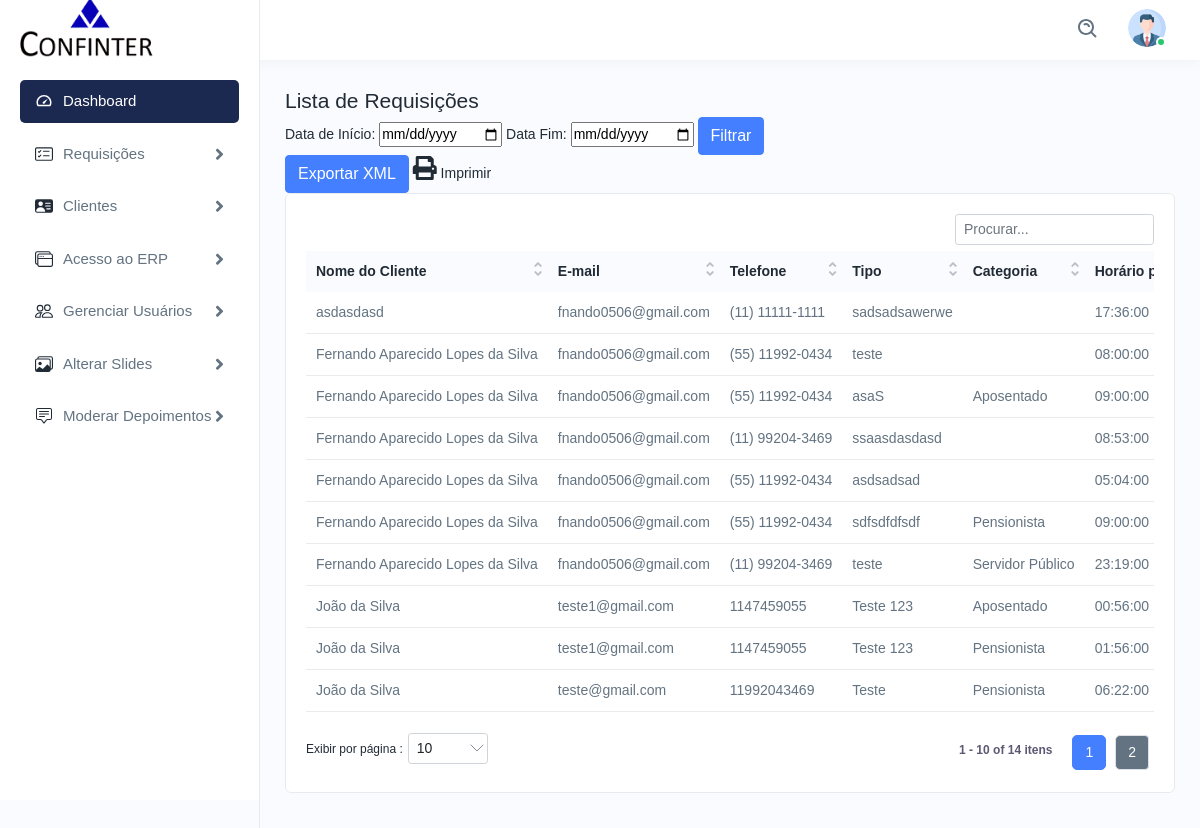
/admin/requisicoes.php, run on the app's committed database.
### tables this page shows
CREATE TABLE `requisicoes` (
  `id_requisicao` int(11) NOT NULL,
  `id_cliente` int(11) NOT NULL,
  `horario_contato` time NOT NULL,
  `cotacao` enum('Sim','Não') NOT NULL,
  `contratacao` enum('Sim','Não') NOT NULL,
  `tipo` varchar(250) DEFAULT NULL,
  `categoria` enum('Aposentado','Pensionista','Servidor Público') NOT NULL,
  `outros_info` varchar(200) DEFAULT NULL,
  `data_requisicao` date NOT NULL
);

CREATE TABLE `clientes` (
  `id_cliente` int(11) NOT NULL,
  `nome` varchar(100) DEFAULT NULL,
  `data_nascimento` date DEFAULT NULL,
  `email` varchar(100) DEFAULT NULL,
  `telefone` varchar(20) DEFAULT NULL
);

### admin/requisicoes.php (the view, shortened to what this page needs)
<!DOCTYPE html>
<html lang="pt-br">
<head>
    <link rel="stylesheet" href="assets/css/bootstrap.min.css">
    <link rel="stylesheet" href="assets/css/animate.css">
    <link rel="stylesheet" href="assets/css/dataTables.bootstrap4.min.css">
    <link rel="stylesheet" href="assets/plugins/fontawesome/css/fontawesome.min.css">
    <link rel="stylesheet" href="assets/plugins/fontawesome/css/all.min.css">
    <link rel="stylesheet" href="assets/css/style.css">
</head>
<body>
    <?php include 'navbar.php'; ?>
    <?php include 'sidebar.php'; ?>
    <div class="page-wrapper">
            <div class="content container-fluid">
                <div class="row">
                    <div class="col-12">
                        <h4 class="page-title">Lista de Requisições</h4>
                    </div>
                </div>
                <form method="post">
                    <label for="data_inicio">Data de Início:</label>
                    <input type="date" name="data_inicio" id="data_inicio">
                    <label for="data_fim">Data Fim:</label>
                    <input type="date" name="data_fim" id="data_fim">
                    <button type="submit" name="filtrar" class="btn btn-primary">Filtrar</button>
                </form>
                <div class="export-options">
                    <form method="post" action="">
                        <button type="submit" name="exportar" class="btn btn-primary">Exportar XML</button>    <i class="fa fa-print" style="font-size: 24px;" onclick="window.print()" aria-hidden="true"></i> Imprimir
                    </form>
                </div>
                <div class="row">
                    <div class="col-md-12">
                        <div class="card">
                            <div class="card-body">
                                <div class="table-responsive">
                                    <table class="table datanew">
                                        <thead>
                                            <tr>
                                                <th>Nome do Cliente</th>
                                                <th>E-mail</th>
                                                <th>Telefone</th>
                                                <th>Tipo</th>
                                                <th>Categoria</th>
                                                <th>Horário para Contato</th>
                                            </tr>
                                        </thead>
                                        <tbody>
                                            <?php
                                            $sql = "SELECT r.id_requisicao, c.nome AS nome_cliente, c.email, c.telefone, r.tipo, r.categoria, r.horario_contato, r.data_requisicao FROM requisicoes r INNER JOIN clientes c ON r.id_cliente = c.id_cliente";
                                            $result = $conexao->query($sql);
                                            if ($result->num_rows > 0) {
                                            while($row = $result->fetch_assoc()) {
                                            echo "
                                            <tr>
                                                ";
                                                echo "
                                                <td>" . $row["nome_cliente"] . "</td>";
                                                echo "
                                                <td>" . $row["email"] . "</td>";
                                                echo "
                                                <td>" . $row["telefone"] . "</td>";
                                                echo "
                                                <td>" . $row["tipo"] . "</td>";
                                                echo "
                                                <td>" . $row["categoria"] . "</td>";
                                                echo "
                                                <td>" . $row["horario_contato"] . "</td>";
                                                echo "
                                            </tr>";
                                            }
                                            } else {
                                            echo "
                                            <tr><td colspan='6'>Nenhuma requisição encontrada</td></tr>";
                                            }
                                            ?>
                                        </tbody>
                                    </table>
                                </div>
                            </div>
                        </div>
                    </div>
                </div>
            </div>
        </div>
    </div>
    <?php include 'footer.php'; ?>
</body>
</html>

### admin/navbar.php (shortened to what this page needs)
<!DOCTYPE html>
<html lang="pt-br">
<head>
    <link rel="stylesheet" href="assets/css/bootstrap.min.css">
    <link rel="stylesheet" href="assets/css/animate.css">
    <link rel="stylesheet" href="assets/css/dataTables.bootstrap4.min.css">
    <link rel="stylesheet" href="assets/plugins/fontawesome/css/fontawesome.min.css">
    <link rel="stylesheet" href="assets/plugins/fontawesome/css/all.min.css">
    <link rel="stylesheet" href="assets/css/style.css">
</head>
<body>
    <div class="main-wrapper">
        <div class="header">
            <div class="header-left active">
                <a href="admin.php" class="logo">
                    <img src="assets/img/logo.png" alt="">
                </a>
            </div>
            <ul class="nav user-menu">
                <li class="nav-item">
                    <div class="top-nav-search">
                        <form action="#">
                            <a class="btn" id="searchdiv"><img src="assets/img/icons/search.svg" alt="img"></a>
                        </form>
                    </div>
                </li>
                <li class="nav-item dropdown has-arrow main-drop">
                    <a href="javascript:void(0);" class="dropdown-toggle nav-link userset" data-bs-toggle="dropdown">
                        <span class="user-img">
                            <img src="assets/img/perfil/1.png" alt="">
                            <span class="status online"></span>
                        </span>
                    </a>
                </li>
            </ul>
        </div>

### admin/sidebar.php (shortened to what this page needs)
<div class="sidebar" id="sidebar">
            <div class="sidebar-inner slimscroll">
                <div id="sidebar-menu" class="sidebar-menu">
                    <ul>
                        <li class="active">
                            <a href="admin.php"><img src="assets/img/icons/dashboard.svg" alt="img"><span> Dashboard</span> </a>
                        </li>
                        <li class="submenu">
                            <a href="javascript:void(0);">
                                <span> Requisições</span> <span class="menu-arrow"></span>
                            </a>
                        </li>
                        <li class="submenu">
                            <a href="javascript:void(0);">
                                <span> Clientes</span> <span class="menu-arrow"></span>
                            </a>
                        </li>
                        <li class="submenu">
                            <a href="javascript:void(0);">
                                <span> Acesso ao ERP</span> <span class="menu-arrow"></span>
                            </a>
                        </li>
                        <li class="submenu">
                            <a href="javascript:void(0);">
                                <span> Gerenciar Usuários</span> <span class="menu-arrow"></span>
                            </a>
                        <li class="submenu">
                            <a href="javascript:void(0);">
                                <span> Alterar Slides</span> <span class="menu-arrow"></span>
                            </a>
                        </li>
                        <li class="submenu">
                            <a href="javascript:void(0);">
                                <span> Moderar Depoimentos</span> <span class="menu-arrow"></span>
                            </a>
                        </li>
                    </ul>
                </div>
            </div>
        </div>

### admin/footer.php (shortened to what this page needs)
</body>
</html>

### data on the page
requisicoes: id_cliente.nome "Fernando Aparecido Lopes da Silva", id_cliente.email "fnando0506@gmail.com", id_cliente.telefone "(55) 11992-0434", tipo "teste", horario_contato "08:00:00"
requisicoes: id_cliente.nome "Fernando Aparecido Lopes da Silva", id_cliente.email "fnando0506@gmail.com", id_cliente.telefone "(55) 11992-0434", tipo "asaS", categoria "Aposentado", horario_contato "09:00:00"
requisicoes: id_cliente.nome "Fernando Aparecido Lopes da Silva", id_cliente.email "fnando0506@gmail.com", id_cliente.telefone "(11) 99204-3469", tipo "ssaasdasdasd", horario_contato "08:53:00"
requisicoes: id_cliente.nome "Fernando Aparecido Lopes da Silva", id_cliente.email "fnando0506@gmail.com", id_cliente.telefone "(55) 11992-0434", tipo "asdsadsad", horario_contato "05:04:00"
requisicoes: id_cliente.nome "Fernando Aparecido Lopes da Silva", id_cliente.email "fnando0506@gmail.com", id_cliente.telefone "(55) 11992-0434", tipo "sdfsdfdfsdf", categoria "Pensionista", horario_contato "09:00:00"
requisicoes: id_cliente.nome "Fernando Aparecido Lopes da Silva", id_cliente.email "fnando0506@gmail.com", id_cliente.telefone "(11) 99204-3469", tipo "teste", categoria "Servidor Público", horario_contato "23:19:00"
requisicoes: id_cliente.nome "João da Silva", id_cliente.email "teste1@gmail.com", id_cliente.telefone "1147459055", tipo "Teste 123", categoria "Aposentado", horario_contato "00:56:00"
requisicoes: id_cliente.nome "João da Silva", id_cliente.email "teste1@gmail.com", id_cliente.telefone "1147459055", tipo "Teste 123", categoria "Pensionista", horario_contato "01:56:00"
requisicoes: id_cliente.nome "João da Silva", id_cliente.email "teste@gmail.com", id_cliente.telefone "11992043469", tipo "Teste", categoria "Pensionista", horario_contato "06:22:00"
requisicoes: id_cliente.nome "asdasdasd", id_cliente.email "fnando0506@gmail.com", id_cliente.telefone "(11) 11111-1111", tipo "sadsadsawerwe", horario_contato "17:36:00"
